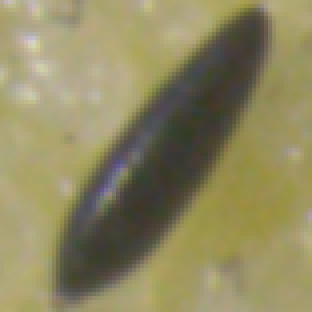
#> input picture python-test/sample/sample1.png, 78 x 78 px (shown 4 times larger)
$ python main.py
#> lines starting #> are read from the running program, lines starting #| are printed output that depends on the picture
### python-test/classe.py
import json

class ImageInfo:
    def __init__(self, name, coordinates_pair, count, template_name):
        self.name = name
        self.coordinates_pair = coordinates_pair
        self.count = count
        self.template_name = template_name

    def __str__(self):
        return "name: " + self.name + "\nwidth: " + str(self.coordinates_pair) + "\nchannels: " + str(self.count) + "\ntemplate_name: " + self.template_name

    def __repr__(self):
        return "name: " + self.name + "\nwidth: " + str(self.coordinates_pair) + "\nchannels: " + str(self.count) + "\ntemplate_name: " + self.template_name

    def to_json(self):
        if isinstance(self, ImageInfo):
            return json.dumps(self, default=lambda o: o.__dict__, sort_keys=True, indent=4)
        else:
            return None

def export_data(img, cont, template_name, img_rgb, coordinates):
    image_info = ImageInfo(img, coordinates, cont, template_name)
    json_str = image_info.to_json()
    if json_str is not None:
        json_file_name = "./results/data/"+img_rgb.split('.')[0]+f"-{cont}.json"
        with open(json_file_name, "w") as json_file:
            json_file.write(json_str)

### python-test/main.py
import cv2 as cv
import numpy as np
from matplotlib import pyplot as plt
from classe import *

def path_test(path):
    assert path is not None, "file could not be read, check with os.path.exists()"

def convert_gray(img):
    img_gray = cv.cvtColor(img, cv.COLOR_BGR2GRAY)
    return img_gray

def process(img_rgb, template, cont, img):
    img_gray = convert_gray(img_rgb)
    w, h = template.shape[::-1]
    res = cv.matchTemplate(img_gray,template,cv.TM_CCOEFF_NORMED)
    threshold = 0.85
    loc = np.where( res >= threshold)
    coordenadas = []
    for pt in zip(*loc[::-1]):
        cv.rectangle(img_rgb, pt, (pt[0] + w, pt[1] + h), (0,0,255), 2)
        cont+=1
        coordenadas.append((pt[0], pt[1]))
    coordenadas_str = ', '.join([f'({x}, {y})' for x, y in coordenadas])
    return img_rgb, cont, coordenadas_str

def main():
    path = './palhetas/'
    imgs = ['teste1.jpg', 'teste2.jpg', '20200214_143201.jpg']
    template_names = ['sample1.png','sample2.png', 'sample3.png', 'sample4.png','sample5.png', 'sample6.png']
    for template_name in template_names:
        for img in imgs:
            template = cv.imread('./sample/'+template_name, cv.IMREAD_GRAYSCALE)
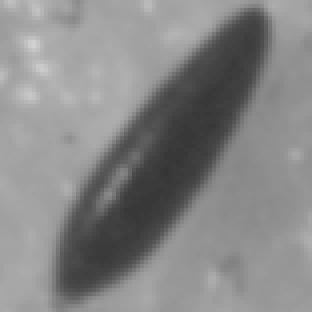
#> template: shape (78, 78) (shown 4 times larger); min 53, max 209, mean 133.9
            path_test(template)
            img_rgb = cv.imread(path+img)
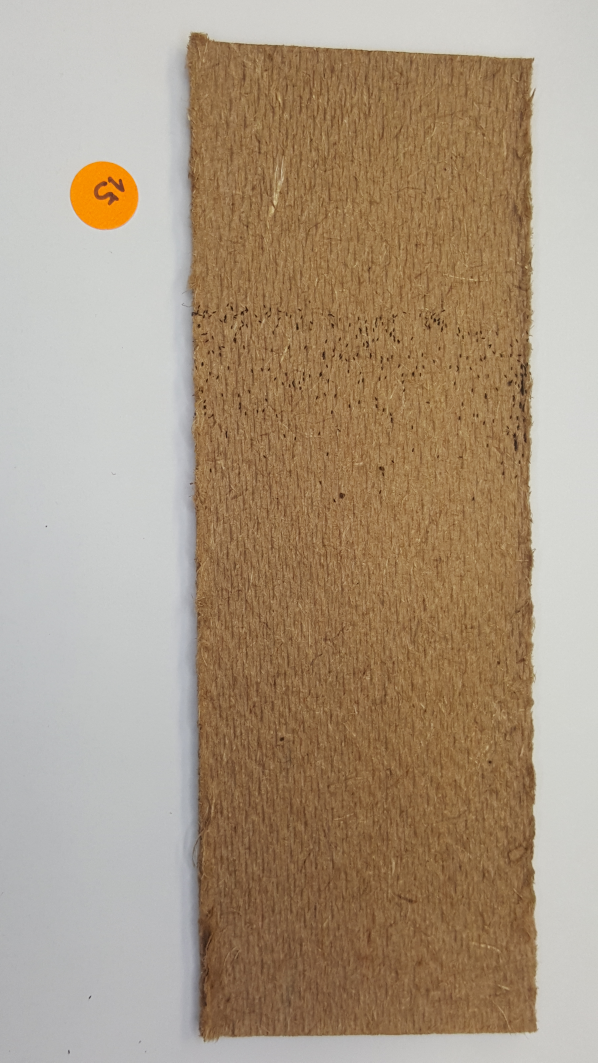
#> input picture python-test/palhetas/teste1.jpg, 2988 x 5312 px (shown at 1/5 size)
#> img_rgb is the input picture: shape (5312, 2988, 3); mean B, G, R 129.4, 151.3, 170
            path_test(img_rgb)
            cont = 0
            img_rgb_proc, cont, coordinates = process(img_rgb, template, cont, img)
#> in convert_gray, `img_gray = cv.cvtColor(img, cv.COLOR_BGR2GRAY)`:
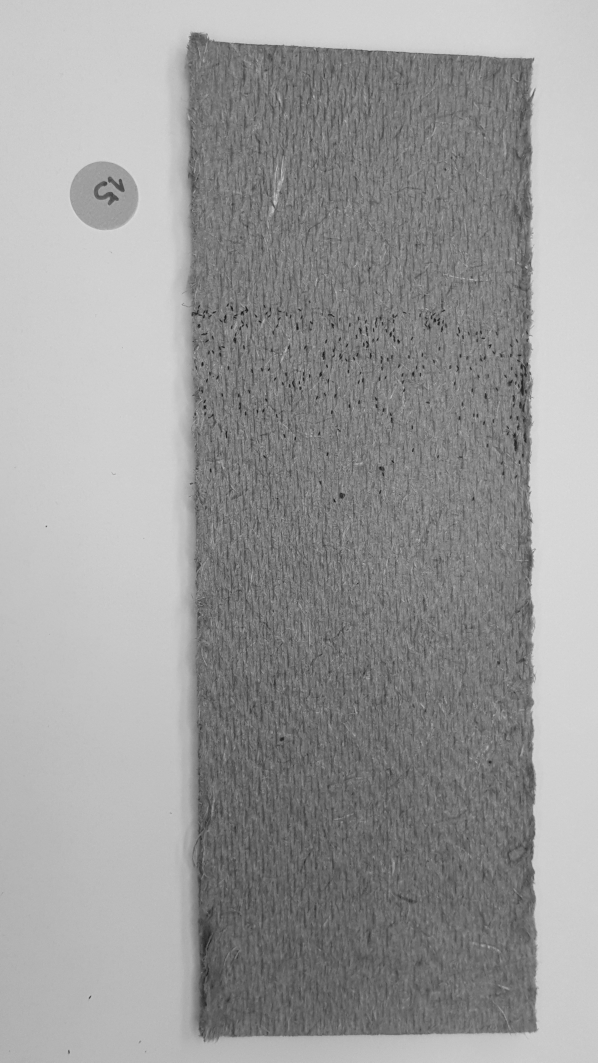
#> img_gray: shape (5312, 2988) (shown at 1/5 size); min 6, max 225, mean 154.4
#> in process, `res = cv.matchTemplate(img_gray,template,cv.TM_CCOEFF_NORMED)`:
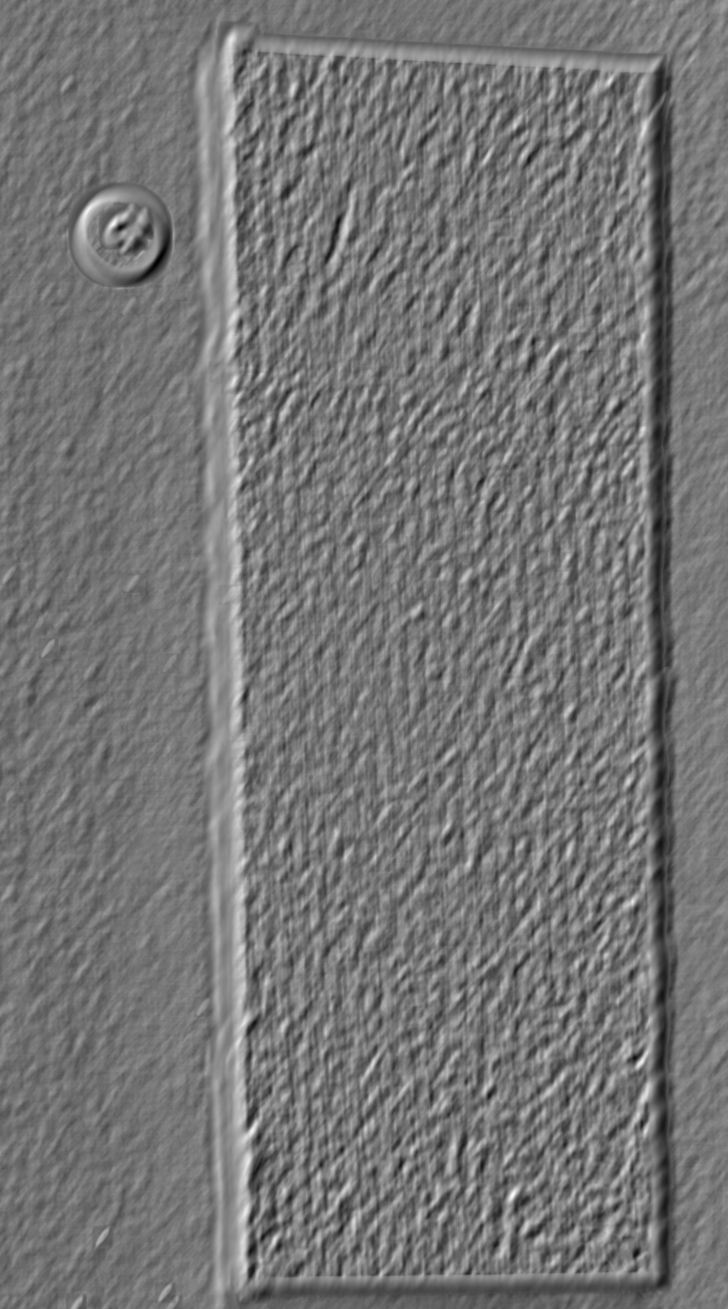
#> res: shape (5235, 2911) float32 (shown at 1/4 size); min -0.579, max 0.667, mean -0.00325; drawn with min black and max white
#> in process, `loc = np.where( res >= threshold)`: loc = (empty array, empty array)
#> after the loop in process, `for pt in zip(*loc[::-1]):`: cont = 0; coordenadas = []
#> cont = 0; coordinates = ''
            if cont == 0: continue
            cv.imwrite('./results/media/'+img+'-'+str(cont)+'.png',img_rgb_proc)
            export_data(img, cont, template_name, img, coordinates)

if __name__ == '__main__':
#> (the run stopped early here; a loop or call above may not have finished)
